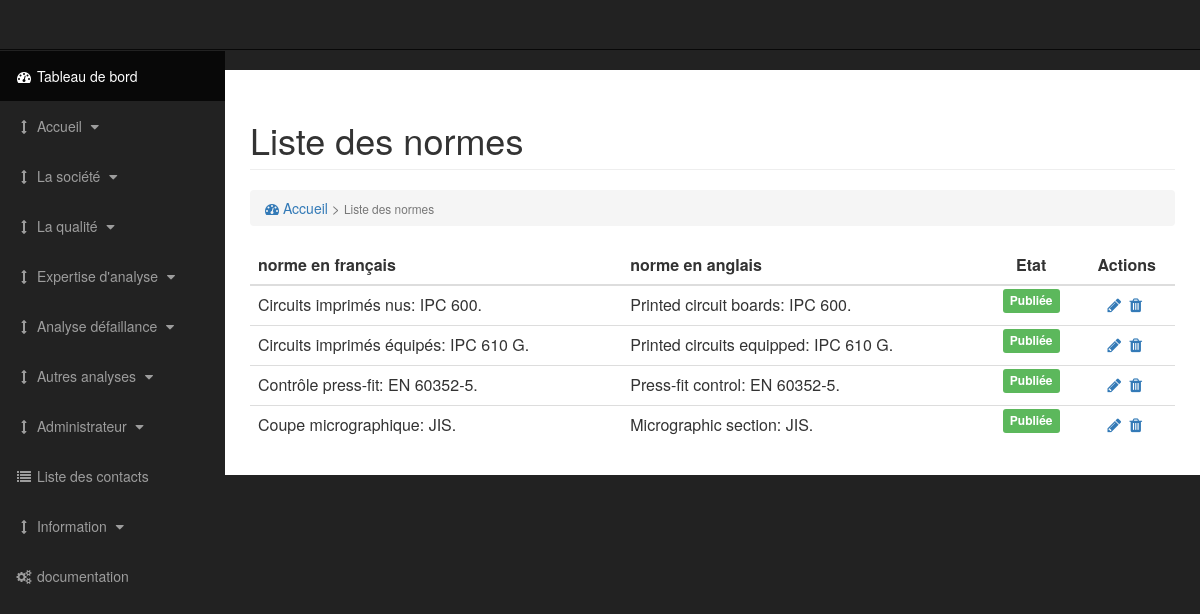
/admin/list-norme.php (signed in), run on the app's committed database.
### tables this page shows
CREATE TABLE IF NOT EXISTS `norme` (
  `norme_id` int(11) NOT NULL AUTO_INCREMENT,
  `norme_nom` text NOT NULL,
  `norme_name` text,
  `norme_qualiteid` int(11) NOT NULL DEFAULT '1',
  `norme_date` datetime NOT NULL,
  `norme_active` tinyint(1) NOT NULL DEFAULT '0',
  PRIMARY KEY (`norme_id`)
);

### admin/process/t-list-norme.php (called while the page is built, shortened)
<?php
	require('config.php');
    $prestations = $db->prepare('SELECT * FROM norme ORDER BY norme_active DESC');
    $prestations->execute();
 ?>

### admin/list-norme.php (the view, shortened to what this page needs)
<?php
    require('process/t-list-norme.php');
?>
<!DOCTYPE html>
<html lang="fr">
<head>
</head>
<body>
    <div id="wrapper">
        <nav class="navbar navbar-inverse navbar-fixed-top" role="navigation">
        </nav>
        <div id="page-wrapper">
            <div class="container-fluid">
                <div class="row">
                    <div class="col-lg-12">
                        <h1 class="page-header">
                            Liste des normes
                        </h1>
                        <ol class="breadcrumb">
                            <li class="active">
                                <a href="\choiqualitycontrol\admin\index.php"><i class="fa fa-dashboard"></i> Accueil</a> > <small>Liste des normes</small>
                            </li>
                        </ol>
                    </div>
                </div>
                <div class="row">
                    <div class="col-lg-12">
                        <table class="table striped-table">
                            <thead>
                                <tr>
                                    <th>norme en français</th>
                                    <th>norme en anglais</th>
                                    <th class="text-center">Etat</th>
                                    <th class="text-center">Actions</th>
                                </tr>
                            </thead>
                            <tbody>
                                <?php while ($prest = $prestations->fetch()) { ?>
                                    <tr>
                                        <td><?= $prest['norme_nom']?></td>
                                        <td><?= $prest['norme_name']?></td>
                                        <td class="text-center">
                                            <?php
                                                if($prest['norme_active'] == 1){
                                                    echo '<span class="label label-success">Publiée</span>';
                                                }
                                                else{
                                                    echo '<span class="label label-warning">Non publiée</span>';
                                                }
                                            ?>
                                        </td>
                                        <td class="text-center">
                                            <span>
                                                <a role="button" title="Modifier la norme" href="\choiqualitycontrol\admin\edit-norme.php?nom=<?= $prest['norme_nom'];?>&id=<?= $prest['norme_id']?>"
                                                   class="edit fa fa-pencil" id="edit-<?= $prest['norme_id']?>"></a>
                                            </span>
                                            <span>
                                                <?php if ($prest['norme_active'] == 1) {?>
                                                <a role="button" title="Désactier la norme" href="\choiqualitycontrol\admin\list-norme.php?act=disable&nom=<?= $prest['norme_nom'];?>&id=<?= $prest['norme_id']?>"
                                                   class="del fa fa-fw fa-trash" id="del-<?= $prest['norme_id']?>"></a>
                                                <?php }else {?>
                                                <a role="button" title="Actier la norme" href="\choiqualitycontrol\admin\list-norme.php?act=enable&nom=<?= $prest['norme_nom'];?>&id=<?= $prest['norme_id']?>"
                                                   class="del fa fa-fw fa-level-up" id="del-<?= $prest['norme_id']?>"></a>
                                                <?php }?>
                                            </span>
                                        </td>
                                    </tr>
                                <?php } ?>
                            </tbody>
                        </table>
                    </div>
                </div>
            </div>
        </div>
    </div>
</body>
</html>

### assets/css/sb-admin.css (style rules this page uses)
body { margin-top: 100px; background-color: #222; }
@media (min-width:768px) { body { margin-top: 50px; } }
#wrapper { padding-left: 0; }
#page-wrapper { width: 100%; padding: 0; background-color: #fff; }
@media (min-width:768px) { #wrapper { padding-left: 225px; } }
@media (min-width:768px) { #page-wrapper { padding: 10px; } }
@media (min-width:768px) { .side-nav { position: fixed; top: 51px; left: 225px; width: 225px; margin-left: -225px; border: none; border-radius: 0; overflow-y: auto; background-color: #222; bottom: 0; overflow-x: hidden; padding-bottom: 40px; } }
@media (min-width:768px) { .side-nav>li>a { width: 225px; } }

### assets/css/style-admin.css (style rules this page uses)
.text-center { text-align: center; }

### data on the page
norme: norme_nom "Circuits imprimés nus: IPC 600.", norme_name "Printed circuit boards: IPC 600.", norme_active "Publiée"
norme: norme_nom "Circuits imprimés équipés: IPC 610 G.", norme_name "Printed circuits equipped: IPC 610 G.", norme_active "Publiée"
norme: norme_nom "Contrôle press-fit: EN 60352-5.", norme_name "Press-fit control: EN 60352-5.", norme_active "Publiée"
norme: norme_nom "Coupe micrographique: JIS.", norme_name "Micrographic section: JIS.", norme_active "Publiée"
